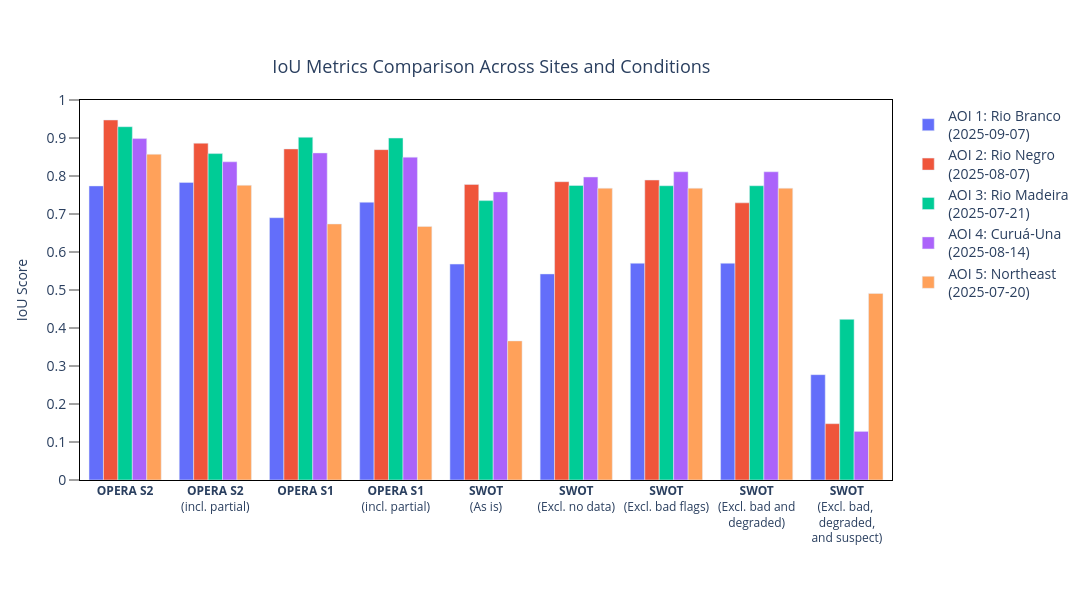

The notebook cell saved with this chart:
### Code cell
fig = go.Figure()

iou = iou_results.rename(
    columns={
        "opera_s2": "<b>OPERA S2</b>",
        "opera_s2 incl. partial": "<b>OPERA S2</b><br>(incl. partial)",
        "opera_s1": "<b>OPERA S1</b>",
        "opera_s1 incl. partial": "<b>OPERA S1</b><br>(incl. partial)",
        "as is": "<b>SWOT</b><br>(As is)",
        "exclude no data": "<b>SWOT</b><br>(Excl. no data)",
        "exclude bad": "<b>SWOT</b><br>(Excl. bad flags)",
        "exclude (bad, degraded)": "<b>SWOT</b><br>(Excl. bad and<br>degraded)",
        "exclude (bad, degraded, suspect)": "<b>SWOT</b><br>(Excl. bad, <br>degraded,<br>and suspect)",
    },
    index={
        "Curua-Una 2025-08-14": "AOI 4: Curuá-Una<br>(2025-08-14)",
        "Rio_Branco 2025-09-07": "AOI 1: Rio Branco<br>(2025-09-07)",
        "Northeast 2025-07-20": "AOI 5: Northeast<br>(2025-07-20)",
        "Rio_Madeira 2025-07-21": "AOI 3: Rio Madeira<br>(2025-07-21)",
        "Rio_Negro 2025-08-07": "AOI 2: Rio Negro<br>(2025-08-07)",
        "median": "Median across<br>all sites",
    },
)

for site, row in iou.iterrows():
    fig.add_trace(go.Bar(x=iou.columns, y=row, name=site))

# Update layout
fig.update_layout(
    title={
        "text": "IoU Metrics Comparison Across Sites and Conditions",
        "x": 0.45,
        "y": 0.9,
        "xanchor": "center",
        "font": {"size": 18},
    },
    barmode="group",
    xaxis={
        "tickangle": 0,
        "title_font": {"size": 14},
        "tickfont": {"size": 12},
        "showline": True,
        "linewidth": 1,
        "linecolor": "black",
        "mirror": True,
    },
    yaxis={
        "title": "IoU Score",
        "title_font": {"size": 14},
        "tickfont": {"size": 14},
        "range": [0, 1],
        "showline": True,
        "linewidth": 1,
        "linecolor": "black",
        "mirror": True,
        "dtick": 0.1,
        "ticks": "outside",
        "ticklen": 10,
    },
    legend={
        "orientation": "v",
        "yanchor": "top",
        "y": 1,
        "xanchor": "left",
        "x": 1.02,
        "font": {"size": 14},
    },
    width=1200,
    height=600,
    margin={"b": 120, "r": 200},
    plot_bgcolor="white",
)

fig

### Figure 1 — Plotly figure (JSON) as saved in the notebook; plotly's stock layout.template omitted (floating-point values rounded to 4 significant figures)
{"data": [{"name": "AOI 1: Rio Branco<br>(2025-09-07)", "type": "bar", "x": ["<b>OPERA S2</b>", "<b>OPERA S2</b><br>(incl. partial)", "<b>OPERA S1</b>", "<b>OPERA S1</b><br>(incl. partial)", "<b>SWOT</b><br>(As is)", "<b>SWOT</b><br>(Excl. no data)", "<b>SWOT</b><br>(Excl. bad flags)", "<b>SWOT</b><br>(Excl. bad and<br>degraded)", "<b>SWOT</b><br>(Excl. bad, <br>degraded,<br>and suspect)"], "y": [0.7739, 0.7832, 0.6903, 0.731, 0.5682, 0.5423, 0.5704, 0.5704, 0.2772]}, {"name": "AOI 2: Rio Negro<br>(2025-08-07)", "type": "bar", "x": ["<b>OPERA S2</b>", "<b>OPERA S2</b><br>(incl. partial)", "<b>OPERA S1</b>", "<b>OPERA S1</b><br>(incl. partial)", "<b>SWOT</b><br>(As is)", "<b>SWOT</b><br>(Excl. no data)", "<b>SWOT</b><br>(Excl. bad flags)", "<b>SWOT</b><br>(Excl. bad and<br>degraded)", "<b>SWOT</b><br>(Excl. bad, <br>degraded,<br>and suspect)"], "y": [0.9474, 0.8863, 0.8713, 0.8694, 0.7779, 0.785, 0.7894, 0.7294, 0.1482]}, {"name": "AOI 3: Rio Madeira<br>(2025-07-21)", "type": "bar", "x": ["<b>OPERA S2</b>", "<b>OPERA S2</b><br>(incl. partial)", "<b>OPERA S1</b>", "<b>OPERA S1</b><br>(incl. partial)", "<b>SWOT</b><br>(As is)", "<b>SWOT</b><br>(Excl. no data)", "<b>SWOT</b><br>(Excl. bad flags)", "<b>SWOT</b><br>(Excl. bad and<br>degraded)", "<b>SWOT</b><br>(Excl. bad, <br>degraded,<br>and suspect)"], "y": [0.9297, 0.859, 0.902, 0.8999, 0.7352, 0.775, 0.7744, 0.7744, 0.4227]}, {"name": "AOI 4: Curuá-Una<br>(2025-08-14)", "type": "bar", "x": ["<b>OPERA S2</b>", "<b>OPERA S2</b><br>(incl. partial)", "<b>OPERA S1</b>", "<b>OPERA S1</b><br>(incl. partial)", "<b>SWOT</b><br>(As is)", "<b>SWOT</b><br>(Excl. no data)", "<b>SWOT</b><br>(Excl. bad flags)", "<b>SWOT</b><br>(Excl. bad and<br>degraded)", "<b>SWOT</b><br>(Excl. bad, <br>degraded,<br>and suspect)"], "y": [0.8985, 0.8374, 0.8607, 0.8496, 0.7582, 0.7974, 0.8111, 0.8111, 0.1279]}, {"name": "AOI 5: Northeast<br>(2025-07-20)", "type": "bar", "x": ["<b>OPERA S2</b>", "<b>OPERA S2</b><br>(incl. partial)", "<b>OPERA S1</b>", "<b>OPERA S1</b><br>(incl. partial)", "<b>SWOT</b><br>(As is)", "<b>SWOT</b><br>(Excl. no data)", "<b>SWOT</b><br>(Excl. bad flags)", "<b>SWOT</b><br>(Excl. bad and<br>degraded)", "<b>SWOT</b><br>(Excl. bad, <br>degraded,<br>and suspect)"], "y": [0.8573, 0.7756, 0.6738, 0.6674, 0.3661, 0.7679, 0.7679, 0.7679, 0.4911]}], "layout": {"barmode": "group", "height": 600, "legend": {"font": {"size": 14}, "orientation": "v", "x": 1.02, "xanchor": "left", "y": 1, "yanchor": "top"}, "margin": {"b": 120, "r": 200}, "plot_bgcolor": "white", "title": {"font": {"size": 18}, "text": "IoU Metrics Comparison Across Sites and Conditions", "x": 0.45, "xanchor": "center", "y": 0.9}, "width": 1200, "xaxis": {"linecolor": "black", "linewidth": 1, "mirror": true, "showline": true, "tickangle": 0, "tickfont": {"size": 12}, "title": {"font": {"size": 14}}}, "yaxis": {"dtick": 0.1, "linecolor": "black", "linewidth": 1, "mirror": true, "range": [0, 1], "showline": true, "tickfont": {"size": 14}, "ticklen": 10, "ticks": "outside", "title": {"font": {"size": 14}, "text": "IoU Score"}}}}
